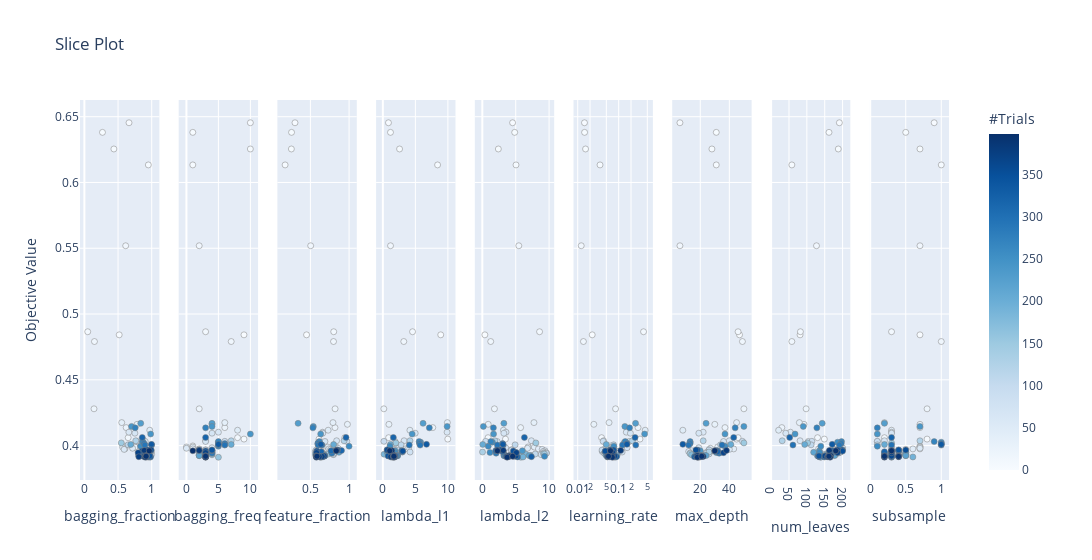

Notebook cell for this chart:
### Markdown cell above
#### Exploration - Exploitation Plot
In this plot, we can see which regions of each hyperparameter have been explored (on the horizontal axes). We also notice that for many important hyperparameters, the darker values (later trials) are clustered together. This means that our hyperparameter tuning exercise has reached quite good convergence on the most optimal hyperparameter value.

### Code cell
optuna.visualization.plot_slice(study_bohb)
